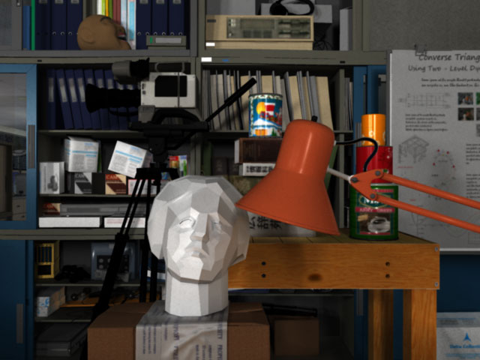
#> input picture input_img.png, 480 x 360 px, found by its file name
$ python demo.py
#> lines starting #> are read from the running program, lines starting #| are printed output that depends on the picture
### source/global_hist_eq.py
import numpy as np

def get_equalization_transform_of_img(img_array):

#Function that calculates the equaliation transfrom of an image
#  Input:
#   img_array: a numpy array of a uint8 grayscale image
#  Output:
#   equalization_transform: the equlization tranformation

    # Define the number of unique values based on uint8 dtype
    L = 256

    # Initialize the output
    equalization_transform = np.zeros(L)

    # Flatten array for easy access
    img_flat = img_array.flatten()

    # Find the probability of each value happening
    p = np.bincount(img_flat, minlength=L) / len(img_flat)

    # Find the u vector as the cumulative sum
    u = np.cumsum(p)

    # Calculate the equalization transform
    equalization_transform = np.round(((u - u[0]) / (1 - u[0])) * (L - 1))
    return equalization_transform

def perform_global_hist_equalization(img_array):
# Function that performs the global equalization technique to an image
#  Input:
#   img_array: a numpy array of a uint8 grayscale image
#  Output: The equalized image as a uint8 numpy array

    T = get_equalization_transform_of_img(img_array)
    return T[img_array].astype(np.uint8)

# [20 lines of commented-out code are left out]

### source/adaptive_hist_eq.py
import numpy as np
from global_hist_eq import get_equalization_transform_of_img

def calculate_eq_transformations_of_regions(img_array, region_len_h, region_len_w):
# Function that creates a dictinary of transformations for every contextual region of an image
#  Input:
#   img_array: a numpy array of a uint8 grayscale image
#   region_len_h: the region length for the first dimension
#   region_len_w: the region length for the second dimension
#  Output:
#   region_to_eq_tranform: a dictinary that matches every contextual region to its equalization transformation

    # Initialize the output
    region_to_eq_transform = {}

    # Get the image size and calculate range of iteration
    m, n = img_array.shape
    h_range = m // region_len_h
    w_range = n // region_len_w

    # Iterate all contextual regions and add their transformation to the dictionary
    # If the image is not perfectly dividable by the region lengths, then the last contextual regions of
    # each dimension get the remaining pixels
    for h in range(h_range):
        h1 = h * region_len_h
        h2 = m - 1 if h == h_range - 1 else (h + 1) * region_len_h
        for w in range(w_range):
            w1 = w * region_len_w
            w2 = n - 1 if w == w_range - 1 else (w + 1) * region_len_w
            region_to_eq_transform[(h, w)] = get_equalization_transform_of_img(img_array[h1:h2, w1:w2])
    return region_to_eq_transform

def perform_adaptive_hist_equalization(img_array, region_len_h, region_len_w):
# Function that perfroms the adaptive equalization technique to an image
#  Input:
#   img_array: a numpy array of a uint8 grayscale image
#   region_len_h: the region length for the first dimension
#   region_len_w: the region length for the second dimension
#  Output:
#    equalized_img: the resulting image as in uint8 numpy array

    # Initialize the output
    equalized_img = img_array.copy()

    # Get the image size and calculate number (range) of contextual regions
    m, n = img_array.shape
    h_range = m // region_len_h
    w_range = n // region_len_w

    # Retrieve the dictionary connecting every contexual region to the corresponding equalization transformation
    region_to_eq_transform = calculate_eq_transformations_of_regions(img_array, region_len_h, region_len_w)

     # Fill outer contextual regions without performing interpolation
    for h in range(h_range):
        h1 = h * region_len_h
        h2 = m - 1 if h == h_range - 1 else (h + 1) * region_len_h
        for w in range(w_range):
            w1 = w * region_len_w
            w2 = n - 1 if w == w_range - 1 else (w + 1) * region_len_w
            if h == 0 or w == 0 or h == h_range - 1 or w == w_range - 1:
                T = region_to_eq_transform[(h, w)]
                equalized_img[h1:h2, w1:w2] = T[img_array[h1:h2, w1:w2]]

    # Get the region lengths halves for later computations
    region_len_h_half = region_len_h // 2
    region_len_w_half = region_len_w // 2

    # Fill inner contextual regions by iterating all the pixels and interpolating all the neighboring transformations
    for hp in range(region_len_h_half, h_range * region_len_h - region_len_h_half):
        for wp in range(region_len_w // 2, w_range * region_len_w - region_len_w // 2):
            # Find nearest region center
            hc = (hp // region_len_h_half) * region_len_h_half
            wc = (wp // region_len_w_half) * region_len_w_half
            if hc % region_len_h == 0: hc -= region_len_h_half
            if wc % region_len_w == 0: wc -= region_len_w_half

            # Calculate the interpolation prameters
            a = (wp - wc) / region_len_w
            b = (hp - hc) / region_len_h

            # Find corresponing coordinates for dictionary retrieval
            h = hc // region_len_h
            w = wc // region_len_w

            # Get the corresponding transformations
            Tmm = region_to_eq_transform[(h, w)]
            Tmp = region_to_eq_transform[(h, w + 1)]
            Tpm = region_to_eq_transform[(h + 1, w)]
            Tpp = region_to_eq_transform[(h + 1, w + 1)]

            # Perfrom the interpolation with auxiliary buffer
            buffer = (1 - a) * (1 - b) * Tmm[img_array[hp, wp]]
            buffer += (1 - a) * b * Tpm[img_array[hp, wp]]
            buffer += a * (1 - b) * Tmp[img_array[hp, wp]]
            buffer += a * b * Tpp[img_array[hp, wp]]
            equalized_img[hp, wp] = buffer
    return equalized_img

# Example usage

# Load the image
#img1 = Image.open("input_img.png").convert('L')

# Convert the image to a NumPy uint8 array
#img_array = np.array(img1).astype(np.uint8)

# Define the contextual region size
#region_len_h = 48
#region_len_w = 64

# Perform the adaptive equalization
#equalized_img = perform_adaptive_hist_equalization(img_array, region_len_h, region_len_w)

# Save results to a different image in the same directory
#img3 = Image.fromarray(equalized_img)
#img3.save('img3.png')

### source/demo.py
from PIL import Image
import numpy as np
import matplotlib.pyplot as plt
from global_hist_eq import perform_global_hist_equalization
from global_hist_eq import get_equalization_transform_of_img
from adaptive_hist_eq import perform_adaptive_hist_equalization

def my_hist(data, filename='hist.png'):
# Function that creates the histogram of an array and saves it locally
#  Input:
#   data: the array to be analyzed
#   filename: the name the histogram will be saved as
#  Output: None

    # Make array 1d
    data_flat = data.flatten()

    # Calculate the number of bins
    bins = np.max(data_flat) + 1

    # Initialize histogram counts
    hist_counts = np.zeros(bins, dtype=int)

    # Iterate through data and count occurrences in each bin
    for value in data_flat:
        hist_counts[value] += 1

    # Plot and save histogram
    bin_edges = np.linspace(0, bins, bins + 1)
    plt.bar(bin_edges[:-1], hist_counts, width=1, edgecolor='#704c5e')
    plt.xlabel('Value')
    plt.ylabel('Frequency')
    plt.title('Histogram')
    plt.savefig(filename)
    plt.close()

    return

def plot_vector(vector, filename='vector.png'):
# Function that plots a vector and saves it locally
#  Input:
#   vector: the vector to be ploted
#   filename: the name the figure will be saved as
#  Output: None

    plt.figure()
    plt.plot(vector, color='#704c5e')
    plt.xlabel('Index')
    plt.title('Vector Plot')
    plt.grid(True)
    plt.savefig(filename)
    plt.close()
    return

# Example Usage

# Load the image - change file path if needed
img1 = Image.open("input_img.png").convert('L')
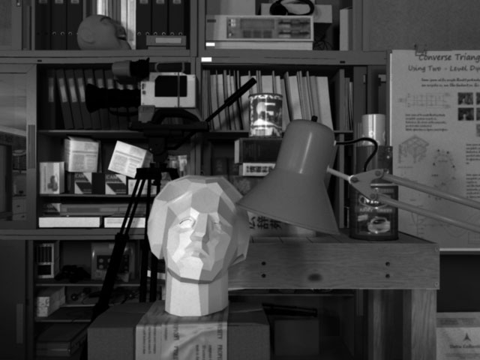
#> img1: PIL image 480x360 L; min 0, max 255, mean 65.3

# Convert the image to a NumPy uint8 array
img_array = np.array(img1).astype(np.uint8)

# Perfrom global equalization
equalized_img2 = perform_global_hist_equalization(img_array)
#> in get_equalization_transform_of_img, `p = np.bincount(img_flat, minlength=L) / len(img_flat)`: p = 256 values, max 0.0163 at index 25, min 1.74e-05 at index 247, mean 0.00391
#> in get_equalization_transform_of_img, `u = np.cumsum(p)`: u = 256 values from 0.0118 to 1
#> in get_equalization_transform_of_img, `equalization_transform = np.round(((u - u[0]) / (1 - u[0])) * (L - 1))`: equalization_transform = 256 values from 0 to 255
#> in perform_global_hist_equalization, `return T[img_array].astype(np.uint8)`:
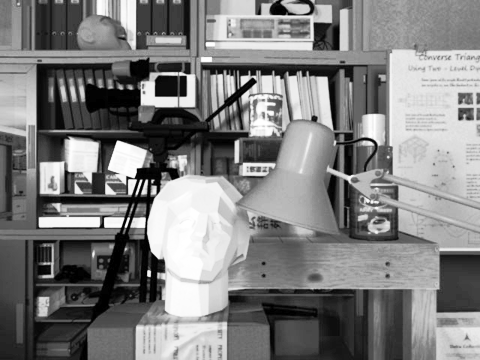
#> returned value: shape (360, 480); min 0, max 255, mean 127
img2 = Image.fromarray(equalized_img2)

# Save transformation vector plot locally
plot_vector(get_equalization_transform_of_img(img_array), 'global_tranformation.png')
#> in plot_vector, `plt.savefig(filename)`:
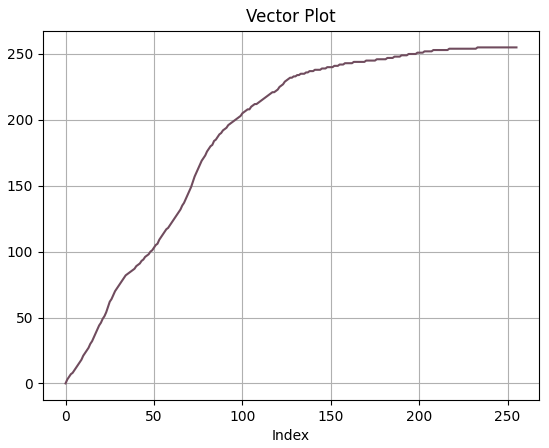
#> figure drawn by matplotlib, 1 panel; curve peaks at x = 233, y = 255

# Define the contextual region size
region_len_h = 48
region_len_w = 64

# Perform the adaptive equalization
equalized_img3 = perform_adaptive_hist_equalization(img_array, region_len_h, region_len_w)
#> the loop in calculate_eq_transformations_of_regions, `for h in range(h_range):` made 7 passes
#> h1 on passes 2 to 7: 48, 96, 144, 192, 240, 288
#> after the loop in calculate_eq_transformations_of_regions, `for h in range(h_range):`: region_to_eq_transform = 49 items
#> after the loop in perform_adaptive_hist_equalization, `for h in range(h_range):`:
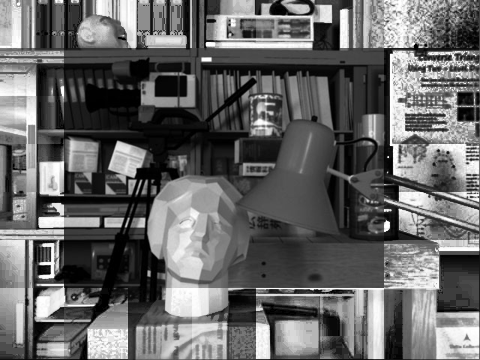
#> equalized_img: shape (360, 480); min 0, max 255, mean 102.6
#> after the loop in perform_adaptive_hist_equalization, `for hp in range(region_len_h_half, h_range * region_len_h - region_len..`:
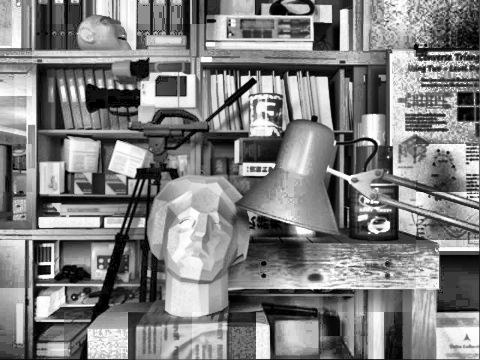
#> equalized_img: shape (360, 480); min 0, max 255, mean 128
img3 = Image.fromarray(equalized_img3)

# Save resulting images locally
img1.save("img1.png")
img2.save("img2.png")
img3.save('img3-1.png')

# Plot histograms and save locally
my_hist(img_array, 'hist1.png')
#> in my_hist, `bins = np.max(data_flat) + 1`: bins = 256
#> the loop in my_hist, `for value in data_flat:` made 172800 passes
#> value on passes 1 to 3: 58, 56, 56
#> after the loop in my_hist, `for value in data_flat:`: hist_counts = 256 values, max 2821 at index 25, min 3 at index 247, mean 675
my_hist(equalized_img2, 'hist2.png')
#> call 2 of my_hist, with filename = 'hist2.png'
#> the loop in my_hist (call 2), `for value in data_flat:` made 172800 passes
#> value on passes 1 to 3: 118, 115, 115
#> after the loop in my_hist (call 2), `for value in data_flat:`: hist_counts = 256 values, max 2821 at index 62, min 0 at index 1, mean 675
#> in my_hist (call 2), `plt.savefig(filename)`:
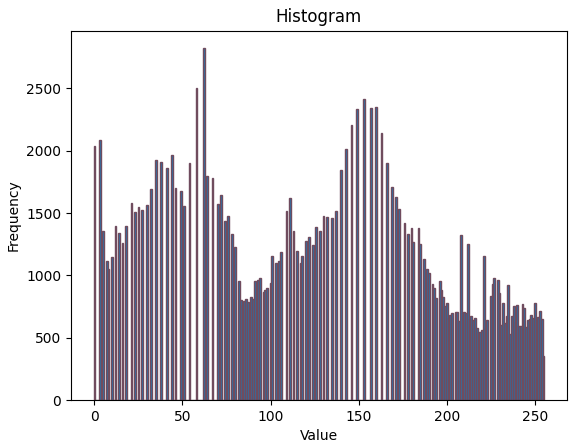
#> figure drawn by matplotlib, 1 panel; tallest bar 2821 high, from x = 61.5 to 62.5
my_hist(equalized_img3, 'hist3-1.png')
#> call 3 of my_hist, with filename = 'hist3-1.png'
#> the loop in my_hist (call 3), `for value in data_flat:` made 172800 passes
#> value on passes 1 to 3: 180, 166, 166
#> after the loop in my_hist (call 3), `for value in data_flat:`: hist_counts = 256 values, max 2104 at index 0, min 180 at index 255, mean 675
#> in my_hist (call 3), `plt.savefig(filename)`:
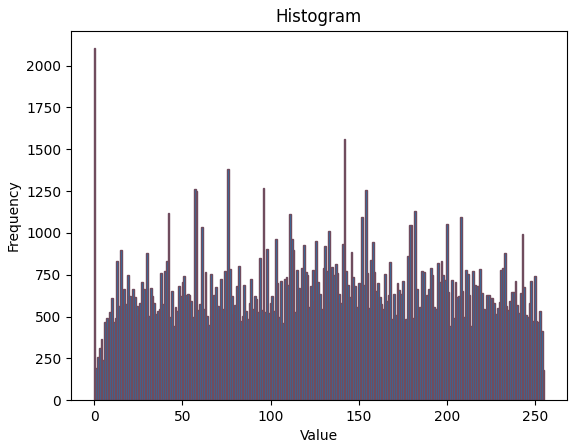
#> figure drawn by matplotlib, 1 panel; tallest bar 2104 high, from x = -0.5 to 0.5

$ run again, with img3-2.png copied over input_img.png
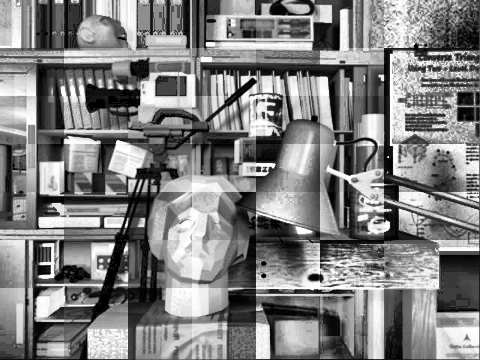
#> input picture img3-2.png, 480 x 360 px, found by its file name
#> img1 is the input picture: PIL image 480x360 L; min 0, max 255, mean 128.8
#> p = 256 values, max 0.0126 at index 0, min 0.00128 at index 169, mean 0.00391
#> u = 256 values from 0.0126 to 1
#> equalization_transform = 256 values from 0 to 255
#> in plot_vector, `plt.savefig(filename)`:
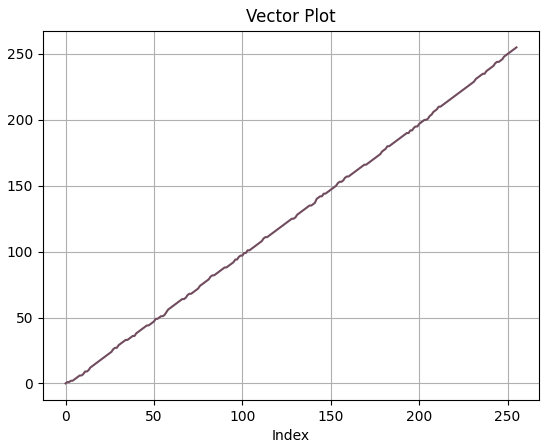
#> figure drawn by matplotlib, 1 panel; curve peaks at x = 255, y = 255
#> the loop in calculate_eq_transformations_of_regions, `for h in range(h_range):` made 7 passes
#> h1 on passes 2 to 7: 48, 96, 144, 192, 240, 288
#> after the loop in calculate_eq_transformations_of_regions, `for h in range(h_range):`: region_to_eq_transform = 49 items
#> bins = 256
#> the loop in my_hist, `for value in data_flat:` made 172800 passes
#> value on passes 1 to 3: 180, 166, 166
#> after the loop in my_hist, `for value in data_flat:`: hist_counts = 256 values, max 2173 at index 0, min 221 at index 169, mean 675
#> the loop in my_hist (call 2), `for value in data_flat:` made 172800 passes
#> value on passes 1 to 3: 177, 163, 163
#> the loop in my_hist (call 3), `for value in data_flat:` made 172800 passes
#> after the loop in my_hist (call 3), `for value in data_flat:`: hist_counts = 256 values, max 2414 at index 0, min 312 at index 107, mean 675
#> in my_hist (call 3), `plt.savefig(filename)`:
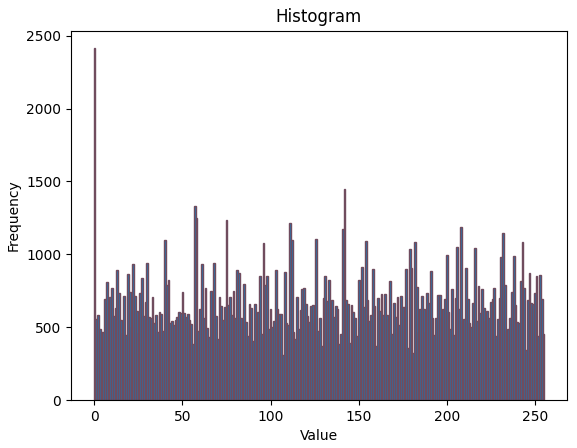
#> figure drawn by matplotlib, 1 panel; tallest bar 2414 high, from x = -0.5 to 0.5
